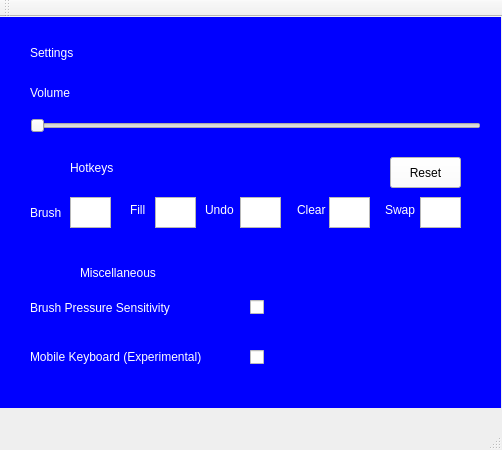
<?xml version="1.0" encoding="UTF-8"?>
<ui version="4.0">
 <class>SettingsClass</class>
 <widget class="QMainWindow" name="SettingsClass">
  <property name="geometry">
   <rect>
    <x>0</x>
    <y>0</y>
    <width>502</width>
    <height>450</height>
   </rect>
  </property>
  <property name="windowTitle">
   <string>Settings</string>
  </property>
  <widget class="QWidget" name="centralWidget">
   <widget class="QLabel" name="label">
    <property name="geometry">
     <rect>
      <x>0</x>
      <y>0</y>
      <width>501</width>
      <height>391</height>
     </rect>
    </property>
    <property name="styleSheet">
     <string notr="true">background-color: rgb(0, 0, 255);</string>
    </property>
    <property name="text">
     <string/>
    </property>
   </widget>
   <widget class="QLabel" name="label_2">
    <property name="geometry">
     <rect>
      <x>30</x>
      <y>20</y>
      <width>141</width>
      <height>31</height>
     </rect>
    </property>
    <property name="styleSheet">
     <string notr="true">color: rgb(255, 255, 255);
font: 15pt &quot;Segoe UI&quot;;</string>
    </property>
    <property name="text">
     <string>Settings</string>
    </property>
   </widget>
   <widget class="QLabel" name="SoundLabel">
    <property name="geometry">
     <rect>
      <x>30</x>
      <y>60</y>
      <width>71</width>
      <height>31</height>
     </rect>
    </property>
    <property name="styleSheet">
     <string notr="true">color: rgb(255, 255, 255);</string>
    </property>
    <property name="text">
     <string>Volume</string>
    </property>
   </widget>
   <widget class="QSlider" name="SoundSetting">
    <property name="geometry">
     <rect>
      <x>30</x>
      <y>100</y>
      <width>451</width>
      <height>18</height>
     </rect>
    </property>
    <property name="orientation">
     <enum>Qt::Horizontal</enum>
    </property>
   </widget>
   <widget class="QLabel" name="label_3">
    <property name="geometry">
     <rect>
      <x>70</x>
      <y>140</y>
      <width>91</width>
      <height>21</height>
     </rect>
    </property>
    <property name="styleSheet">
     <string notr="true">color: rgb(255, 255, 255);</string>
    </property>
    <property name="text">
     <string>Hotkeys</string>
    </property>
   </widget>
   <widget class="QPushButton" name="Reset">
    <property name="geometry">
     <rect>
      <x>390</x>
      <y>140</y>
      <width>71</width>
      <height>31</height>
     </rect>
    </property>
    <property name="styleSheet">
     <string notr="true">background-color: rgb(255, 255, 255);</string>
    </property>
    <property name="text">
     <string>Reset</string>
    </property>
   </widget>
   <widget class="QLabel" name="label_4">
    <property name="geometry">
     <rect>
      <x>30</x>
      <y>185</y>
      <width>51</width>
      <height>21</height>
     </rect>
    </property>
    <property name="styleSheet">
     <string notr="true">color: rgb(255, 255, 255);</string>
    </property>
    <property name="text">
     <string>Brush</string>
    </property>
   </widget>
   <widget class="QLabel" name="label_5">
    <property name="geometry">
     <rect>
      <x>130</x>
      <y>185</y>
      <width>49</width>
      <height>16</height>
     </rect>
    </property>
    <property name="styleSheet">
     <string notr="true">color: rgb(255, 255, 255);</string>
    </property>
    <property name="text">
     <string>Fill</string>
    </property>
   </widget>
   <widget class="QLabel" name="label_6">
    <property name="geometry">
     <rect>
      <x>205</x>
      <y>185</y>
      <width>49</width>
      <height>16</height>
     </rect>
    </property>
    <property name="styleSheet">
     <string notr="true">color: rgb(255, 255, 255);</string>
    </property>
    <property name="text">
     <string>Undo</string>
    </property>
   </widget>
   <widget class="QLabel" name="label_7">
    <property name="geometry">
     <rect>
      <x>297</x>
      <y>185</y>
      <width>49</width>
      <height>16</height>
     </rect>
    </property>
    <property name="styleSheet">
     <string notr="true">color: rgb(255, 255, 255);</string>
    </property>
    <property name="text">
     <string>Clear</string>
    </property>
   </widget>
   <widget class="QLabel" name="label_8">
    <property name="geometry">
     <rect>
      <x>385</x>
      <y>185</y>
      <width>49</width>
      <height>16</height>
     </rect>
    </property>
    <property name="styleSheet">
     <string notr="true">color: rgb(255, 255, 255);</string>
    </property>
    <property name="text">
     <string>Swap</string>
    </property>
   </widget>
   <widget class="QLabel" name="label_9">
    <property name="geometry">
     <rect>
      <x>80</x>
      <y>240</y>
      <width>81</width>
      <height>31</height>
     </rect>
    </property>
    <property name="styleSheet">
     <string notr="true">color: rgb(255, 255, 255);</string>
    </property>
    <property name="text">
     <string>Miscellaneous</string>
    </property>
   </widget>
   <widget class="QLabel" name="label_10">
    <property name="geometry">
     <rect>
      <x>20</x>
      <y>130</y>
      <width>49</width>
      <height>41</height>
     </rect>
    </property>
    <property name="styleSheet">
     <string notr="true">image: url(:/KeyButton/Client/key.gif);</string>
    </property>
    <property name="text">
     <string/>
    </property>
   </widget>
   <widget class="QLabel" name="label_11">
    <property name="geometry">
     <rect>
      <x>20</x>
      <y>235</y>
      <width>49</width>
      <height>41</height>
     </rect>
    </property>
    <property name="styleSheet">
     <string notr="true">image: url(:/MiscellaneousButton/Client/questionmark.gif);</string>
    </property>
    <property name="text">
     <string/>
    </property>
   </widget>
   <widget class="QLabel" name="label_12">
    <property name="geometry">
     <rect>
      <x>30</x>
      <y>280</y>
      <width>141</width>
      <height>21</height>
     </rect>
    </property>
    <property name="styleSheet">
     <string notr="true">color: rgb(255, 255, 255);</string>
    </property>
    <property name="text">
     <string>Brush Pressure Sensitivity</string>
    </property>
   </widget>
   <widget class="QCheckBox" name="BrushPressureBox">
    <property name="geometry">
     <rect>
      <x>250</x>
      <y>280</y>
      <width>75</width>
      <height>21</height>
     </rect>
    </property>
    <property name="text">
     <string/>
    </property>
   </widget>
   <widget class="QCheckBox" name="MobileKyeboardBox">
    <property name="geometry">
     <rect>
      <x>250</x>
      <y>330</y>
      <width>75</width>
      <height>20</height>
     </rect>
    </property>
    <property name="text">
     <string/>
    </property>
   </widget>
   <widget class="QLabel" name="label_13">
    <property name="geometry">
     <rect>
      <x>30</x>
      <y>330</y>
      <width>181</width>
      <height>20</height>
     </rect>
    </property>
    <property name="styleSheet">
     <string notr="true">color: rgb(255, 255, 255);</string>
    </property>
    <property name="text">
     <string>Mobile Keyboard (Experimental)</string>
    </property>
   </widget>
   <widget class="QPlainTextEdit" name="BrushHotkey">
    <property name="geometry">
     <rect>
      <x>70</x>
      <y>180</y>
      <width>41</width>
      <height>31</height>
     </rect>
    </property>
   </widget>
   <widget class="QPlainTextEdit" name="FillHotkey">
    <property name="geometry">
     <rect>
      <x>155</x>
      <y>180</y>
      <width>41</width>
      <height>31</height>
     </rect>
    </property>
   </widget>
   <widget class="QPlainTextEdit" name="UndoHotkey">
    <property name="geometry">
     <rect>
      <x>240</x>
      <y>180</y>
      <width>41</width>
      <height>31</height>
     </rect>
    </property>
   </widget>
   <widget class="QPlainTextEdit" name="ClearHotkey">
    <property name="geometry">
     <rect>
      <x>329</x>
      <y>180</y>
      <width>41</width>
      <height>31</height>
     </rect>
    </property>
   </widget>
   <widget class="QPlainTextEdit" name="SwapHotkey">
    <property name="geometry">
     <rect>
      <x>420</x>
      <y>180</y>
      <width>41</width>
      <height>31</height>
     </rect>
    </property>
   </widget>
  </widget>
  <widget class="QMenuBar" name="menuBar">
   <property name="geometry">
    <rect>
     <x>0</x>
     <y>0</y>
     <width>502</width>
     <height>22</height>
    </rect>
   </property>
  </widget>
  <widget class="QToolBar" name="mainToolBar">
   <attribute name="toolBarArea">
    <enum>TopToolBarArea</enum>
   </attribute>
   <attribute name="toolBarBreak">
    <bool>false</bool>
   </attribute>
  </widget>
  <widget class="QStatusBar" name="statusBar"/>
 </widget>
 <layoutdefault spacing="6" margin="11"/>
 <resources>
  <include location="../KeyButton.qrc"/>
  <include location="../MiscellaneousButton.qrc"/>
 </resources>
 <connections/>
</ui>
